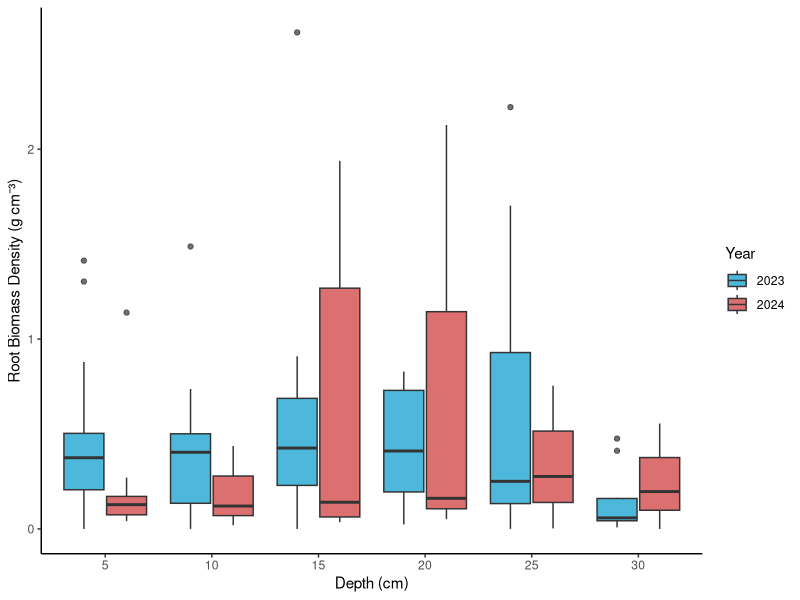
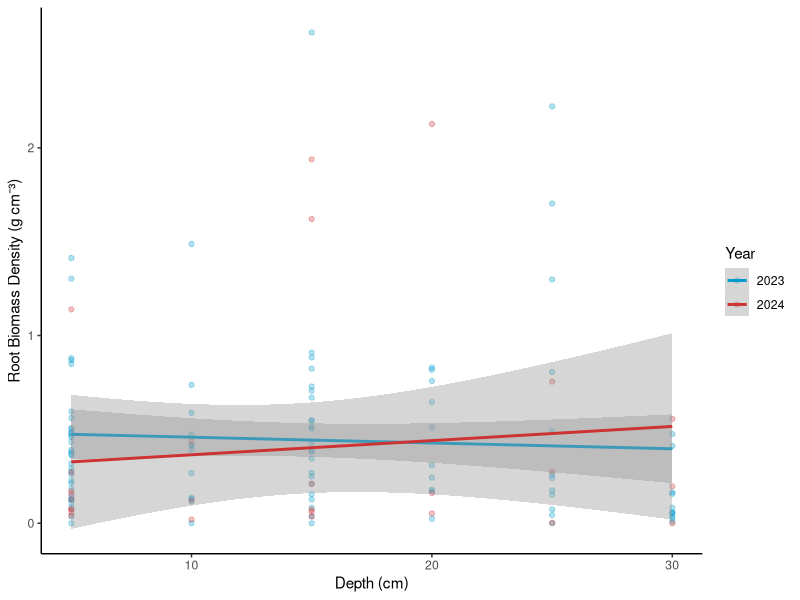
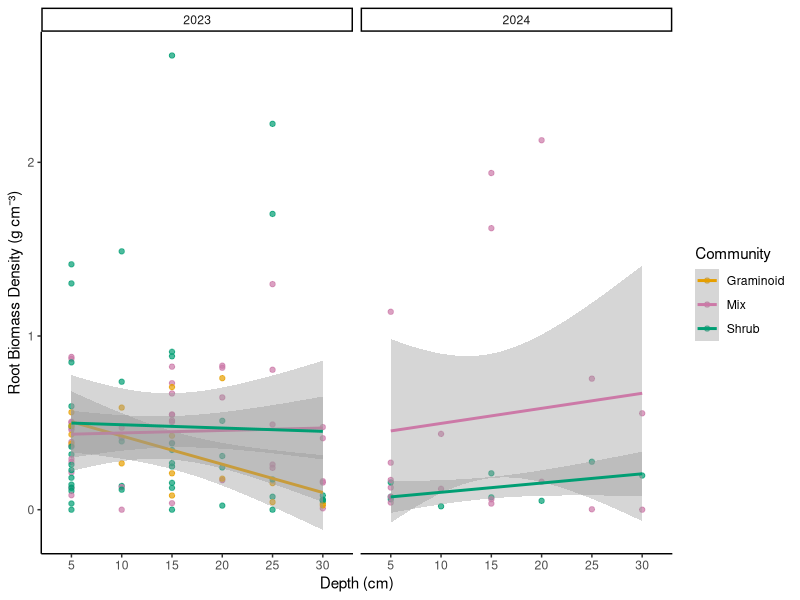

Recreate these plots in R, in order.
# RQ1
# DEPTH BIOMASS BY YEAR 
# 10/12/2025

# LOAD LIBRARIES----
library(tidyverse)
library(dplyr)
library(ggplot2)
library(readxl)

# LOAD DATA----
QHI_combined_data <- read_excel("datasets/QHI_roots_data/QHI_combined_data.xlsx")

# CLEAN DATA----
QHI_combined_data <- QHI_combined_data %>%
  mutate(rootmass_bulkdensity = as.numeric(rootmass_bulkdensity)) %>%
  filter(!is.na(rootmass_bulkdensity)) %>%
  # remove row 32
  filter(row_number() != 32)

# removed outlier row 32 which had rootmass_bulkdensity of 5.98 g/cm3, likely a data entry error 
# see notebook for further laboratory explanation 



# FIGURE----
(depth_biomass_year<-QHI_combined_data %>%
   filter(year %in% c(2023, 2024)) %>%
   filter(!is.na(max_depth_increment), !is.na(root_dry_biomass_total)) %>%
   filter(max_depth_increment != "N/A") %>%
   mutate(max_depth_increment = factor(max_depth_increment, 
                                       levels = c("5", "10", "15", "20", "25", "30"))) %>%
   ggplot(aes(x = max_depth_increment, y = rootmass_bulkdensity, fill = as.factor(year))) +
   geom_boxplot(position = position_dodge(width = 0.8), alpha = 0.7) +
   labs(
     x = "Depth (cm)",
     y = "Root Biomass Density (g cm⁻³)",
     fill = "Year") +
   scale_fill_manual(values = c("2023" = "deepskyblue3", "2024" = "brown3"))+
   theme_classic() 
)

# FIGURE WITH LINE OF BEST FIT ----
# need to change x axis values
(depth_biomass_year_lobf <- QHI_combined_data %>%
  filter(year %in% c(2023, 2024)) %>%
  filter(!is.na(max_depth_increment), !is.na(root_dry_biomass_total)) %>%
  filter(max_depth_increment != "N/A") %>%
  mutate(max_depth_increment = as.numeric(max_depth_increment)) %>%
  ggplot(aes(x = max_depth_increment, y = rootmass_bulkdensity, color = as.factor(year))) +
  geom_point(alpha = 0.3) +
  geom_smooth(method = "lm", se = TRUE) +
  labs(
    x = "Depth (cm)",
    y = "Root Biomass Density (g cm⁻³)",
    color = "Year") +
  scale_color_manual(values = c("2023" = "deepskyblue3", "2024" = "brown3")) +
  theme_classic()
)
# 2023 not really any change, decrease with decreasing depth
# but 2024 more of an increase with decreasing depth- potential for graminoids to be taking advantage of deeper rooting as more space available!
# would need to compare to community biomass year graph to see if this is reflected there too
# if results not significant in analysis, can just say exposure of heatwave not long enough to cause significant change, but over time with more heatwaves could be the case 
# futher research analysing multiple years, tracking heatwaves would be required 
# but then need to be careful if its due to heatwaves or just general increases in temp due too CC, hence doing short term year to year analysis better for understanding short term heatwaves impact? So this stuyd is important

# FIGURE COMMUNITY, BIOMASS, DEPTH----
(depth_biomass_community_year <- QHI_combined_data %>%
    filter(year %in% c(2023, 2024)) %>%
    filter(!is.na(max_depth_increment), !is.na(root_dry_biomass_total)) %>%
    filter(max_depth_increment != "N/A") %>%
    mutate(max_depth_increment = factor(max_depth_increment, 
                                        levels = c("5", "10", "15", "20", "25", "30"))) %>%
    ggplot(aes(x = max_depth_increment, y = rootmass_bulkdensity, colour = community)) +
    geom_point(alpha = 0.7) +
    geom_smooth(aes(group = community), method = "lm", se = TRUE)+
    facet_wrap(~year) +
    labs(
      x = "Depth (cm)",
      y = "Root Biomass Density (g cm⁻³)",
      colour = "Community") +
    scale_colour_manual(values = c("Graminoid" = "#E69F00", "Shrub" = "#009E73", "Mix"="#CC79A7"))+
    theme_classic() 
)

# in 2023/pre heatwave mix and shrub so increase in biomass with depth (only slighly- see analysis 1.4)
# in 2023 graminoids actually show a decrease with depth! Opposite to what would usually think with graminoids that are deeper rooting
# in 2024/post heatwave shrub doesn't look like its changed but mix shows a large increase in biomass with depth
# no data for graminoids in 2024 yet but hopefully large increase with depth (and hence what is driving the mix increase)
